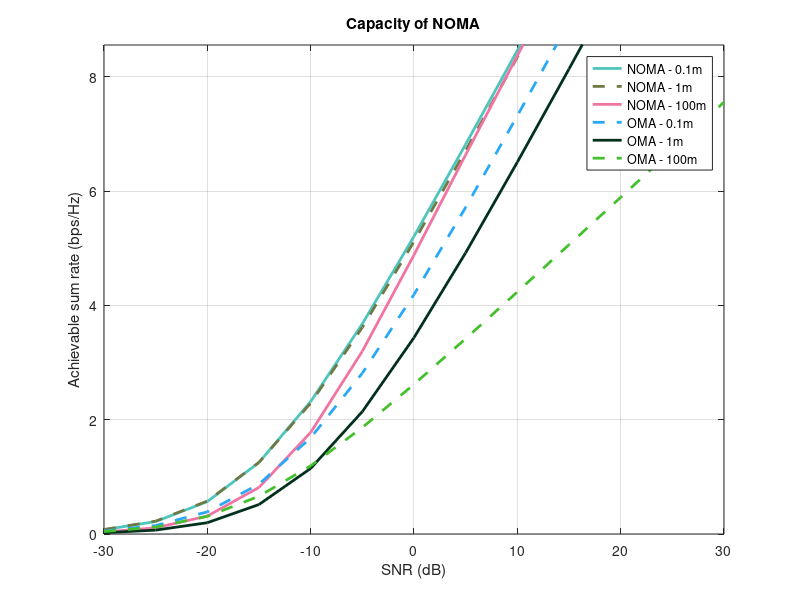

This figure's MATLAB source:
clc; 
clear variables; 
close all;

%transmit power range
Pt = -114:5:-54;	%in dB
pt = db2pow(Pt);	%in linear scale

rate1 = 1; rate2 = 2;       %Target rate of users in bps/Hz

N = 10^4;
dgap = [0.1,1,100]; %in meters

p = length(Pt);
p1 = zeros(1,length(Pt));
p2 = zeros(1,length(Pt));

for i = 1:3 %dgap values loop 
d2 = 2;      %near user %Distance of users
d1 = d2+dgap(i); %far user
eta = 4;                    %Path loss exponent

%Rayleigh fading coefficients of both users
h1 = (sqrt(d1^-eta))*(randn(N,1) + 1i*randn(N,1))/sqrt(2); %far
h2 = (sqrt(d2^-eta))*(randn(N,1) + 1i*randn(N,1))/sqrt(2); %near

%Channel gains
g1 = (abs(h1)).^2;
g2 = (abs(h2)).^2;

BW = 10^9; %bandwidth
No = -174 + 10*log10(BW);
no = (10^-3)*db2pow(No);

%Pt = 0:2:40;                %Transmit power in dBm
%pt = (10^-3)*10.^(Pt/10);   %Transmit power in linear scale
%BW = 10^6;                  %System bandwidth
%No = -174 + 10*log10(BW);   %Noise power (dBm)
%no = (10^-3)*10.^(No/10);   %Noise power (linear scale)

%Power allocation coefficients
a1 = 0.75; 
a2 = 1-a1; 
%a3 = 1-(a1+a2);

C_noma = zeros(1,length(pt));
C_oma = zeros(1,length(pt));
SINR_noma = zeros(1,length(pt));
SINR_oma = zeros(1,length(pt));

for u = 1:p
    
    %IMPROVED FAIR PA%
    %a1 = epsilon*(no + pt*g1)./(pt*g1*(1+epsilon));
    %a1(a1>1) = 0;
    %a2 = 1 - a1;
    
%%%%%%%%%%%%%%%%%%%%%%%%%%%%%%%%%%%%%%%%%%%%%%%%%%%%%%%%%%%%%%%%%     
    %capacity
    %NOMA capacity calculation
    C_noma_1 = log2(1 + pt(u)*a1.*g1./(pt(u)*a2.*g1+no)); %far user
    C_noma_12 = log2(1 + pt(u)*a1.*g2./(pt(u)*a2.*g2+no));
    C_noma_2 = log2(1 + pt(u)*a2.*g2/no); %near user  
    
    
    %gamma_far(u) = mean(C_noma_2);
    C_noma_sum(u) = mean(C_noma_1 + C_noma_2);  %Sum capacity of NOMA

    %OMA capacity calculation
    C_oma_1 = (1/2)*log2(1 + pt(u)*g1/no);    %User 1
    C_oma_2 = (1/2)*log2(1 + pt(u)*g2/no);    %User 2
    
    C_oma_sum(u) = mean(C_oma_1 + C_oma_2); %Sum capacity of OMA
    
    %Average of achievable rates
    R1_av(u) = mean(C_noma_1);
    R2_av(u) = mean(C_noma_2);
    
%%%%%%%%%%%%%%%%%%%%%%%%%%%%%%%%%%%%%%%%%%%%%%%%%%%%%%%%%%%%%%%%%        
    
    %Recieved SINR
    %NOMA recieved SINR
    
    SINR_noma_1 = pt(u)*a1.*g1./(pt(u)*a2.*g1+no); %far user 
    SINR_noma_2 = pt(u)*a2.*g2/no; %near user
    
    %OMA Recieved SNR
    
    SINR_oma_1 = pt(u)*g1/no;
    SINR_oma_2 = pt(u)*g2/no;
    
%%%%%%%%%%%%%%%%%%%%%%%%%%%%%%%%%%%%%%%%%%%%%%%%%%%%%%%%%%%%%%%%%       
    
    %Outage Probability
    %NOMA 
    
    for k = 1:N
        if C_noma_1(k) < rate1
            p1(u) = p1(u)+1;
        end
        if (C_noma_12(k) < rate1)||(C_noma_2(k) < rate2)
            p2(u) = p2(u)+1;
        end
    end
    
end

SNR = Pt - No;
figure (1);

plot(SNR,C_noma_sum,'color',rand(1,3),'linewidth',2); hold on; grid on;
plot(SNR,C_oma_sum,'--','color',rand(1,3),'linewidth',2);
xlabel('SNR (dB)');
ylabel('Achievable sum rate (bps/Hz)');


legend('NOMA - 0.1m', 'NOMA - 1m','NOMA - 100m','OMA - 0.1m', 'OMA - 1m','OMA - 100m');
title('Capacity of NOMA');
ylim([0 max(C_noma_sum)+1]);
ylim([0 max(C_oma_sum)+1]);
hold on ;

end
